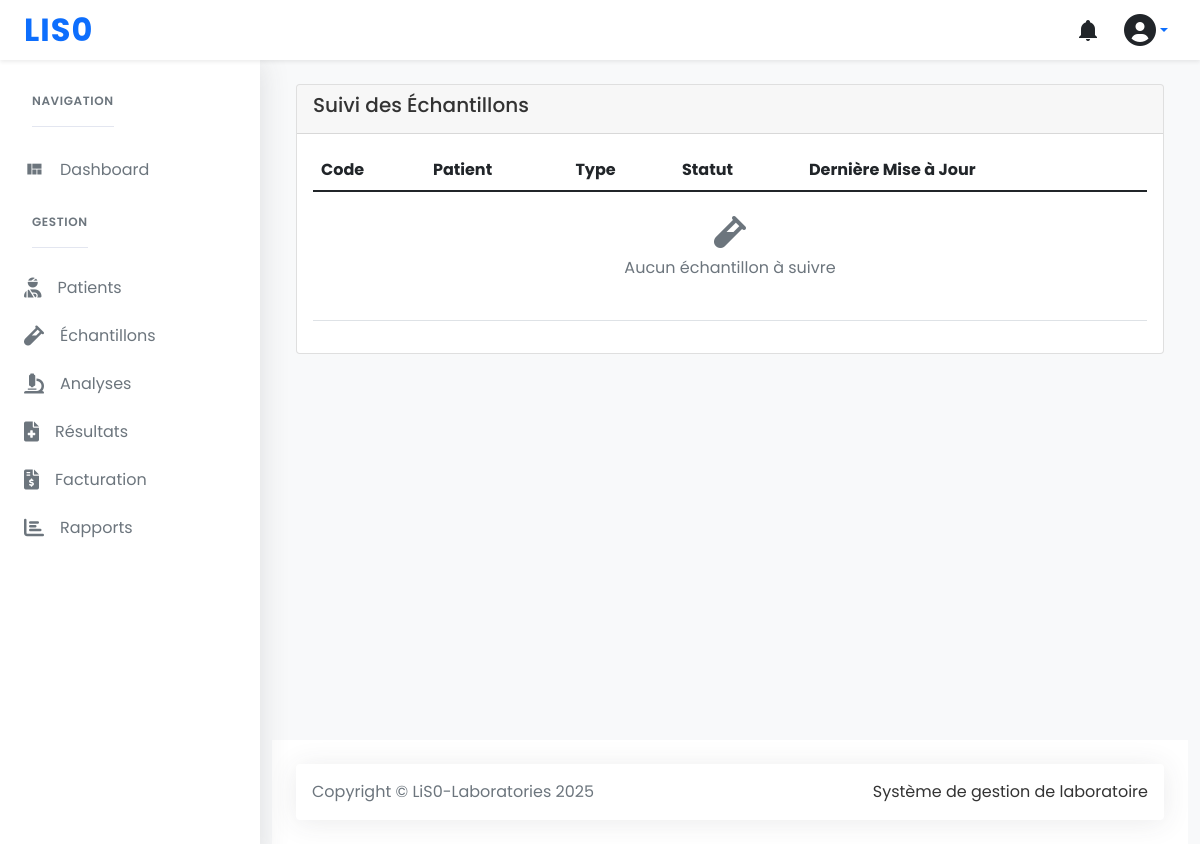
The page /samples/track/ on the database as committed earlier.
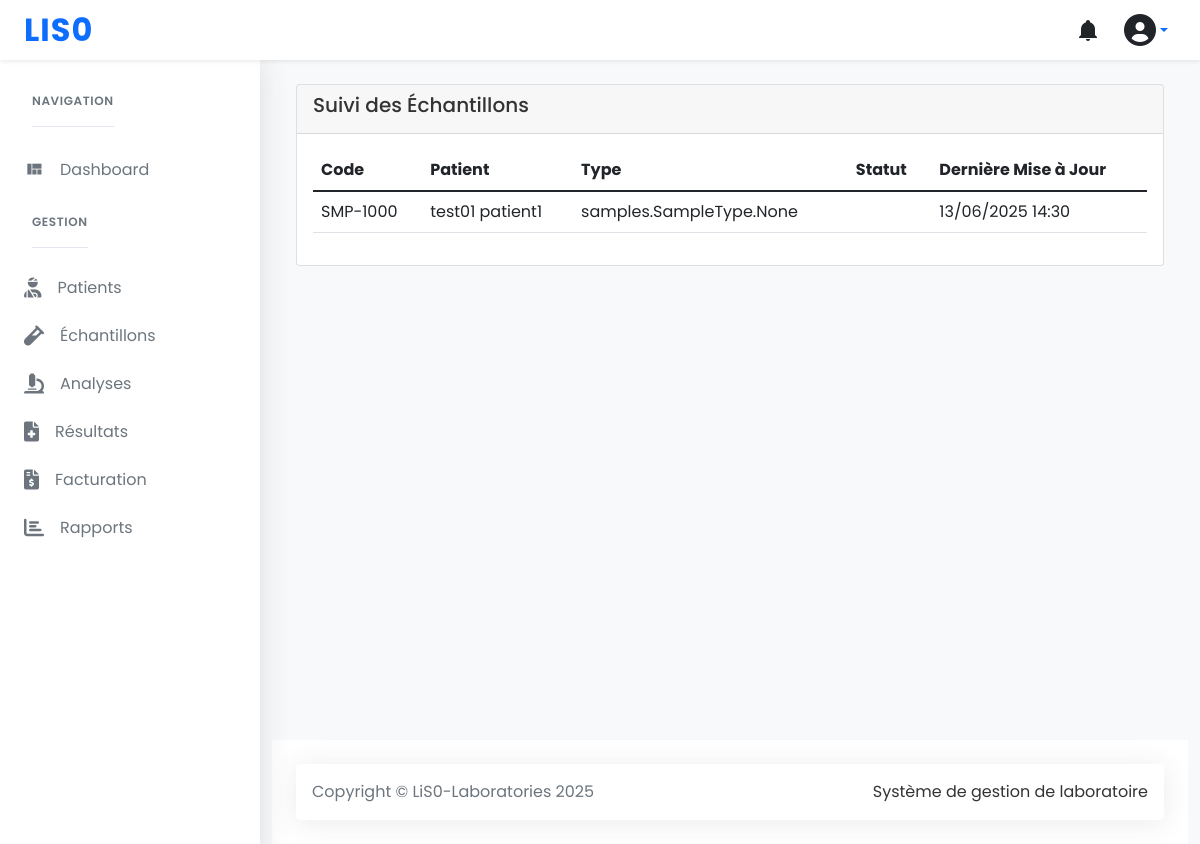
The same page on the database as committed later.
### samples/models.py (models this page shows, shortened)
class Sample(BaseModel):
    STATUS_CHOICES = [
        ('collected', 'Collected'),
        ('received', 'Received in Lab'),
        ('processing', 'Processing'),
        ('analyzed', 'Analyzed'),
        ('reported', 'Reported'),
        ('archived', 'Archived'),
        ('rejected', 'Rejected'),
    ]
    REJECTION_REASONS = [
        ('hemolyzed', 'Hemolyzed'),
        ('insufficient', 'Insufficient Volume'),
        ('contaminated', 'Contaminated'),
    ]
    objects = SampleQuerySet.as_manager()
    patient = models.ForeignKey(Patient, on_delete=models.CASCADE, related_name='samples')
    sample_type = models.ManyToManyField(SampleType)
    collection_date = models.DateTimeField()
    received_date = models.DateTimeField(null=True, blank=True)
    status = models.CharField(max_length=20, choices=STATUS_CHOICES, default='collected')
    rejection_reason = models.CharField(max_length=20, choices=REJECTION_REASONS, blank=True, null=True)
    rejection_notes = models.TextField(blank=True, null=True)
    notes = models.TextField(blank=True)
    barcode = models.CharField(max_length=50, unique=True)
    current_technician = models.ForeignKey(
        'users.User',
        on_delete=models.SET_NULL,
        null=True,
        blank=True,
        related_name='current_samples'
    )
    qr_code = models.ImageField(upload_to='qr_codes/samples/', blank=True, null=True)
    qr_token = models.CharField(max_length=64, blank=True)
    qr_token_expires = models.DateTimeField(null=True, blank=True)
    class Meta:
        ordering = ['-collection_date']
        indexes = [
            models.Index(fields=['barcode']),
            models.Index(fields=['status']),
            models.Index(fields=['collection_date']),
        ]

### patients/models.py (models this page shows, shortened)
class Patient(models.Model):
    GENDER_CHOICES = [
        ('M', 'Male'),
        ('F', 'Female'),
        ('O', 'Other'),
    ]
    first_name = models.CharField(max_length=100)
    last_name = models.CharField(max_length=100)
    date_of_birth = models.DateField()
    gender = models.CharField(max_length=1, choices=GENDER_CHOICES)
    phone_number = models.CharField(max_length=17)
    email = models.EmailField(blank=True)
    address = models.TextField(blank=True)
    medical_history = models.TextField(blank=True)
    qr_code = models.ImageField(upload_to='patient_qr_codes/', blank=True)
    qr_token = models.CharField(max_length=64, blank=True)
    qr_token_expires = models.DateTimeField(null=True, blank=True)
    created_at = models.DateTimeField(auto_now_add=True)
    updated_at = models.DateTimeField(auto_now=True)
    def __str__(self):
        return f"{self.first_name} {self.last_name}"
    class Meta:
        ordering = ['-created_at']
        verbose_name = 'Patient'
        verbose_name_plural = 'Patients'

### samples/views.py (the view)
# urls.py: path('track/', SampleTrackView.as_view(), name='track'),
class SampleTrackView(TemplateView):
    template_name = 'samples/sample_track.html'
    def get_context_data(self, **kwargs):
        context = super().get_context_data(**kwargs)
        context['samples'] = Sample.objects.all().order_by('-collection_date')
        return context

### templates/samples/sample_track.html (shortened to what this page needs)
{% extends "base.html" %}
{% block content %}
<div class="card lab-card">
    <div class="card-header">
        <h5>Suivi des Échantillons</h5>
    </div>
    <div class="card-body">
        <div class="table-responsive">
            <table class="table table-hover">
                <thead>
                    <tr>
                        <th>Code</th>
                        <th>Patient</th>
                        <th>Type</th>
                        <th>Statut</th>
                        <th>Dernière Mise à Jour</th>
                    </tr>
                </thead>
                <tbody>
                    {% for sample in samples %}
                    <tr>
                        <td>{{ sample.barcode }}</td>
                        <td>{{ sample.patient }}</td>
                        <td>{{ sample.sample_type }}</td>
                        <td>
                            <span class="badge bg-{{ sample.get_status_badge }}">
                            </span>
                        </td>
                        <td>{{ sample.updated_at|date:"d/m/Y H:i" }}</td>
                    </tr>
                    {% empty %}
                    <tr>
                        <td colspan="5" class="text-center py-4">
                            <i class="fas fa-vial fa-2x text-muted mb-2"></i>
                            <p class="text-muted">Aucun échantillon à suivre</p>
                        </td>
                    </tr>
                    {% endfor %}
                </tbody>
            </table>
        </div>
    </div>
</div>
{% endblock %}

Rows that differ between the two databases and show on the page:
added Sample: barcode "SMP-1000", patient "test01 patient1", sample_type "samples.SampleType.None", updated_at "13/06/2025 14:30"
Other text that changed with them:
text no longer shown: "Aucun échantillon à suivre"
